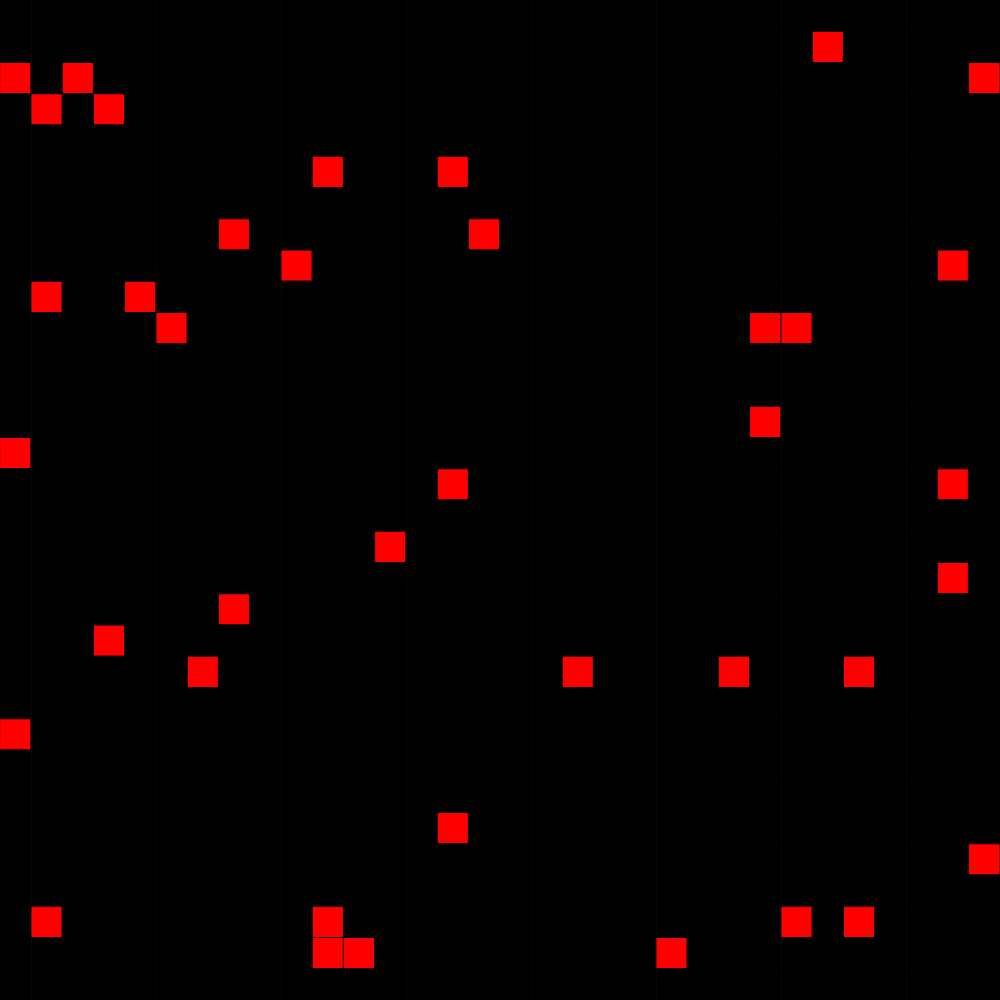
Frame 1 (no input)
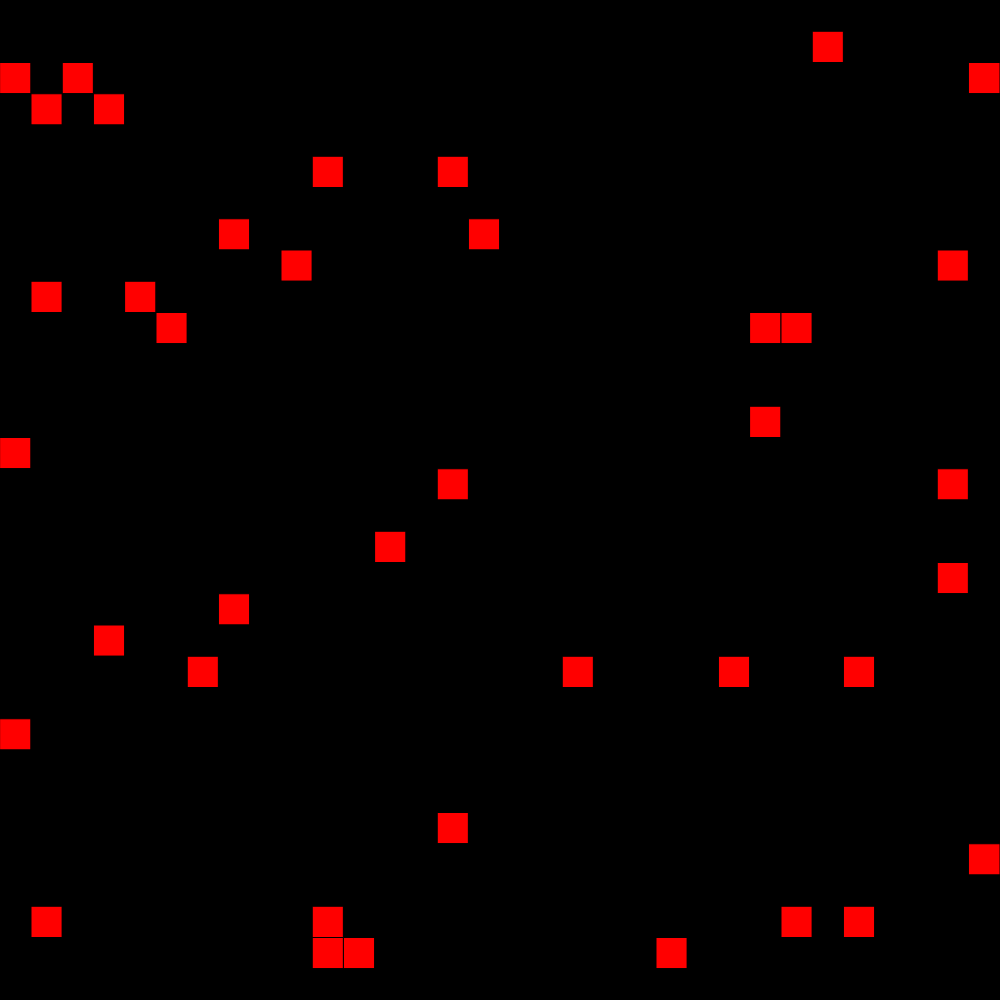
Frame 60 (no input)
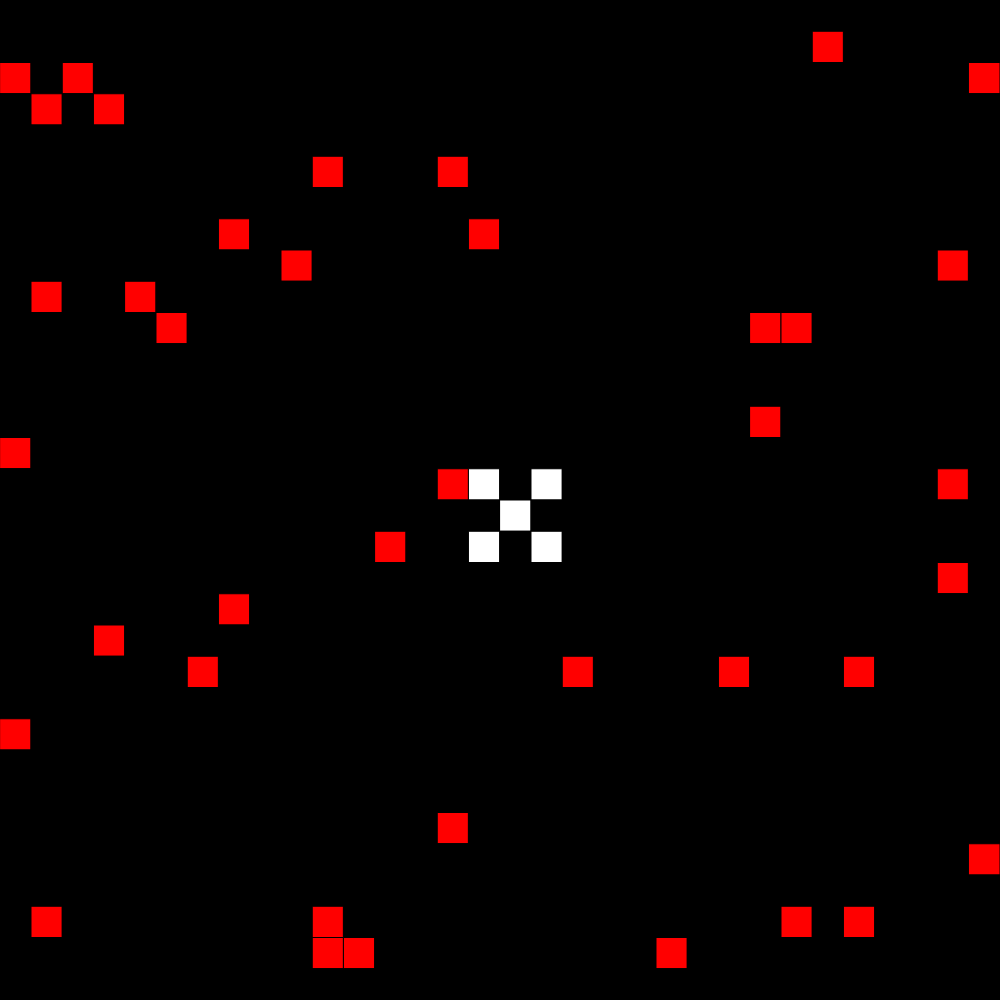
Frame 120 (the mouse pressed at the canvas centre since frame 60)

The p5.js sketch that drew these frames (run headless with seeded random() and noise() and a simulated clock; from frame 60 on, the mouse is pressed at the canvas centre):

// p5.js sketch
// ── sketch.js
// grid d d
// kieranj
// 9/28/21
//
// Extra for Experts:
// - describe what you did to take this project "above and beyond"
let grid;
let gridDimensions = 32;
let cellSize;
let mineX = [];
let mineY = [];
let mines;
let state = "game";
let gameOverButton;


function setup() {
  if (windowHeight<windowWidth) {
    createCanvas(windowHeight, windowHeight);
  }
  else {
    createCanvas(windowWidth, windowWidth);
  }
  grid = makeRanArray(gridDimensions);
  cellSize = width / gridDimensions;
  gameOverButton = createButton("Game Over");
  
  //place player
  // grid[playerY][playerX] = 9;
}

function draw() {
  if (state === "game") {
    displayGrid();
  }
  else if (state === "dead") {
    //show death screen
    // stateDead();
    console.log("dead now");
  }
}

function mousePressed() {
  if (mouseX <= width && mouseY <= height) {
    let cellX = Math.floor(mouseX/cellSize);
    let cellY = Math.floor(mouseY/cellSize);

    swap(cellX, cellY);
    swap(cellX-1, cellY-1);
    swap(cellX+1, cellY+1);
    swap(cellX-1, cellY+1);
    swap(cellX+1, cellY-1);
  }
}

function swap(x,y) {
  if (x >= 0 && x < gridDimensions && y >= 0 && gridDimensions) {
    if (grid[y][x]===0) {
      grid[y][x] = 1;
    }
    else if (grid[y][x] === 1) {
      grid[y][x] = 1;
    }
    else if (grid[y][x] === 9) {
      grid[y][x] = 9;
      state = "dead";
    }
  }
}

function displayGrid() {
  for (let y=0; y<gridDimensions; y++) {
    for (let x=0; x<gridDimensions; x++){
      if (grid[y][x] === 0) {
        fill("black");
      }
      else if (grid[y][x] === 1) {
        fill("white");
      }
      else if (grid[y][x] === 9) {
      //   // fill("red"); //hide mines by filling in with 0 value color
        fill("red");
      }
      rect(x*cellSize,y*cellSize,cellSize, cellSize);
    }
  }
}

function makeRanArray(whatSize) {
  let aArray = [];
  for (let y=0; y<whatSize; y++) {
    aArray.push([]);
    for (let x=0; x<whatSize; x++) {
      if (random(0,80)>3) {
        aArray[y].push(0);
      }
      else {
        aArray[y].push(9);
      }
    }
  }
  return aArray;
}
